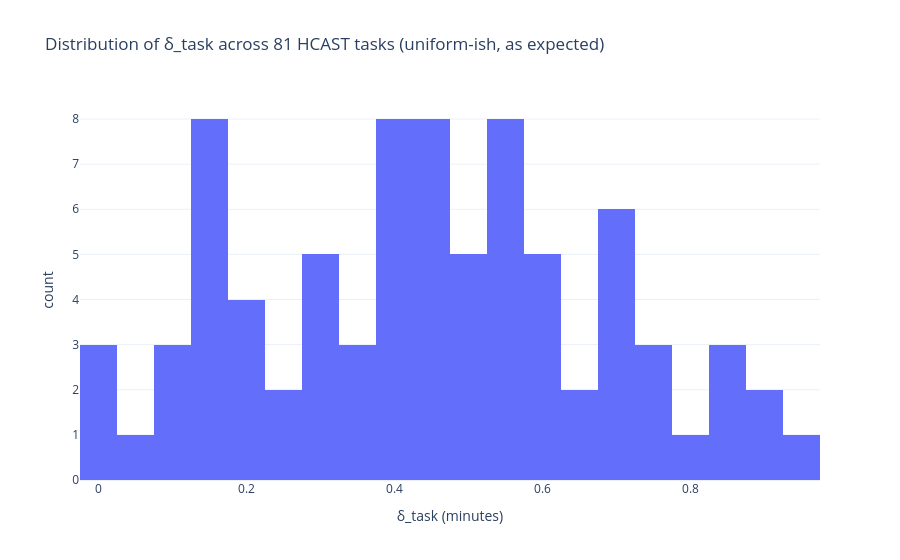

The notebook cell this image was saved under:
### Markdown cell above
## 3. Solving for δ_task

The bracket guarantees (by continuity and monotonicity of δ ↦ gmean(t+δ)) a **unique**
δ_task ∈ [0,1) with `gmean(t + δ_task) = human_minutes`. For single-baseliner tasks it
is simply the fractional part of `human_minutes`.

δ_task is the *shared per-task* sub-minute offset: the true per-run residuals are
unrecoverable, and constant-δ is one of infinitely many completions consistent with the
official aggregate. It is, however, the canonical minimal-assumption imputation, and it
reproduces every official `human_minutes` **exactly**.

### Code cell
def solve_delta(times_floored: np.ndarray, target: float) -> float:
    log_gmean_gap = lambda d: np.log(stats.gmean(times_floored + d)) - np.log(target)
    if log_gmean_gap(1e-9) >= 0:      # already exact (within float noise) at delta=0
        return 0.0
    return brentq(log_gmean_gap, 1e-9, 1.0, xtol=1e-12)

delta_by_task = (
    successful_hcast_baseline_runs.groupby("task_id")
    .apply(
        lambda d: solve_delta(d["minutes_floored"].to_numpy(), d["human_minutes"].iloc[0]),
        include_groups=False,
    )
    .rename("delta_task")
    .reset_index()
)
successful_hcast_runs_with_delta = successful_hcast_baseline_runs.merge(
    delta_by_task, on="task_id"
)
reconstruction_ratio_by_task = (
    successful_hcast_runs_with_delta.groupby("task_id")
    .apply(
        lambda d: stats.gmean(d["minutes_floored"] + d["delta_task"]) / d["human_minutes"].iloc[0],
        include_groups=False,
    )
)
print(f"δ solved for {len(delta_by_task)} tasks | max |gmean(t+δ)/human_minutes − 1| = "
      f"{np.abs(reconstruction_ratio_by_task - 1).max():.2e}")

fig = px.histogram(
    delta_by_task, x="delta_task", nbins=40,
    title=f"Distribution of δ_task across {len(delta_by_task)} HCAST tasks (uniform-ish, as expected)",
    labels={"delta_task": "δ_task (minutes)"},
)
fig.write_image(FIGURES / "delta_distribution.png", width=750, height=450, scale=2)
fig.show()

### Figure 1 — Plotly figure (JSON) as saved in the notebook; plotly's stock layout.template omitted (floating-point values rounded to 4 significant figures)
{"data": [{"bingroup": "x", "hovertemplate": "δ_task (minutes)=%{x}<br>count=%{y}<extra></extra>", "legendgroup": "", "marker": {"color": "#636efa", "pattern": {"shape": ""}}, "name": "", "nbinsx": 40, "orientation": "v", "showlegend": false, "type": "histogram", "x": [0.018, 0.1249, 0.6127, 0.579, 0.512, 0.131, 0.043, 0.278, 0.719, 0.873, 0.5889, 0.1406, 0.4717, 0.1545, 0.3908, 0.5517, 0.457, 0.8449, 0.1691, 0.2255, 0.3305, 0.3261, 0.5096, 0.435, 0.776, 0.631, 0.7243, 0.3245, 0.4409, 0.6005, 0.3907, 0.7402, 0.3863, 0.525, 0.1424, 0.547, 0.4257, 0.4498, 0.7177, 0.3007, 0.08773, 0.2194, 0.2831, 0.5463, 0.392, 0.8656, 0.14, 0.3751, 0.6837, 0.1864, 0.7238, 0.0, 0.877, 0.604, 0.1575, 0.954, 0.102, 0.517, 0.152, 0.924, 0.44, 0.4541, 0.5337, 0.7639, 0.7026, 0.5696, 0.5104, 0.276, 0.5138, 0.4184, 0.3483, 0.7713, 0.0, 0.5656, 0.3916, 0.256, 0.1783, 0.6269, 0.1967, 0.3881, 0.5392], "xaxis": "x", "yaxis": "y"}], "layout": {"barmode": "relative", "legend": {"tracegroupgap": 0}, "title": {"text": "Distribution of δ_task across 81 HCAST tasks (uniform-ish, as expected)"}, "xaxis": {"anchor": "y", "domain": [0.0, 1.0], "title": {"text": "δ_task (minutes)"}}, "yaxis": {"anchor": "x", "domain": [0.0, 1.0], "title": {"text": "count"}}}}
